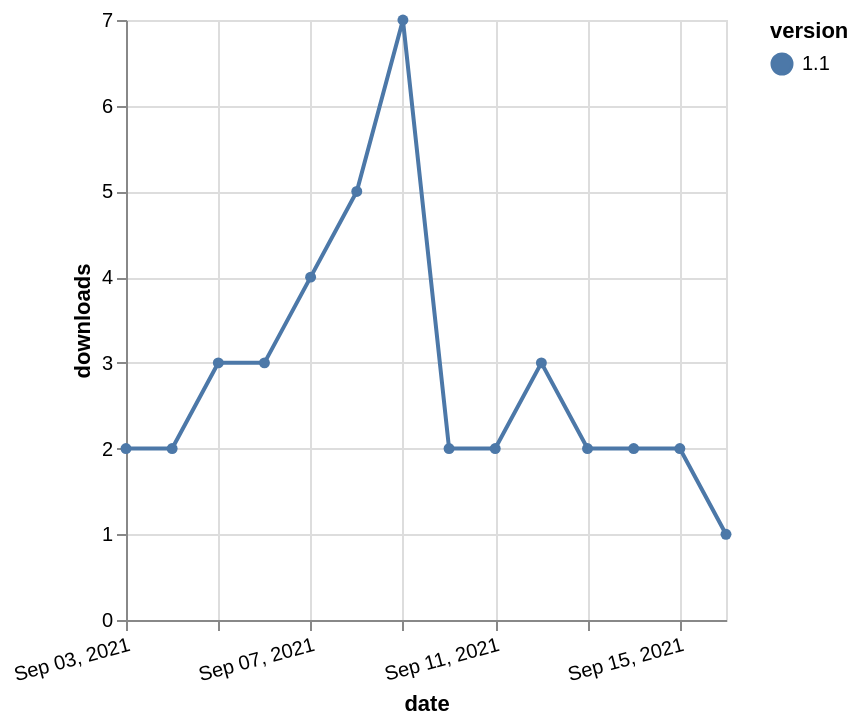

This figure's Vega-Lite source:
### Vega-Lite specification from a JSON file in a GitHub repository (floating-point values rounded to 4 significant figures)
{"$schema": "https://vega.github.io/schema/vega-lite/v5.json", "description": "A simple bar chart with embedded data.", "data": {"values": [{"date": "2021-09-03", "total": 4428, "delta": 2, "version": "1.1"}, {"date": "2021-09-04", "total": 4430, "delta": 2, "version": "1.1"}, {"date": "2021-09-05", "total": 4433, "delta": 3, "version": "1.1"}, {"date": "2021-09-06", "total": 4436, "delta": 3, "version": "1.1"}, {"date": "2021-09-07", "total": 4440, "delta": 4, "version": "1.1"}, {"date": "2021-09-08", "total": 4445, "delta": 5, "version": "1.1"}, {"date": "2021-09-09", "total": 4452, "delta": 7, "version": "1.1"}, {"date": "2021-09-10", "total": 4454, "delta": 2, "version": "1.1"}, {"date": "2021-09-11", "total": 4456, "delta": 2, "version": "1.1"}, {"date": "2021-09-12", "total": 4459, "delta": 3, "version": "1.1"}, {"date": "2021-09-13", "total": 4461, "delta": 2, "version": "1.1"}, {"date": "2021-09-14", "total": 4463, "delta": 2, "version": "1.1"}, {"date": "2021-09-15", "total": 4465, "delta": 2, "version": "1.1"}, {"date": "2021-09-16", "total": 4466, "delta": 1, "version": "1.1"}]}, "width": "container", "mark": {"type": "line", "point": {"filled": true}}, "encoding": {"x": {"field": "date", "type": "temporal", "timeUnit": "yearmonthdate", "title": "date", "axis": {"labelAngle": -15}}, "y": {"field": "delta", "type": "quantitative", "title": "downloads"}, "color": {"field": "version", "type": "nominal"}, "tooltip": {"field": "delta"}}}
